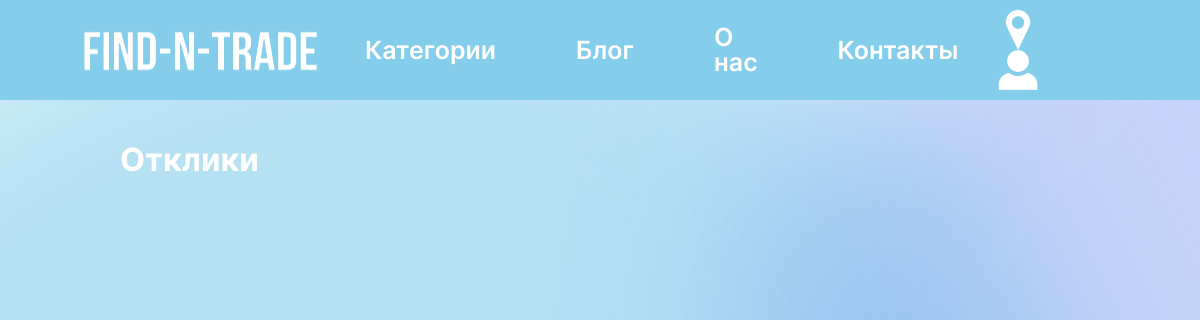
Page /responds/ (signed in) on the earlier database version.
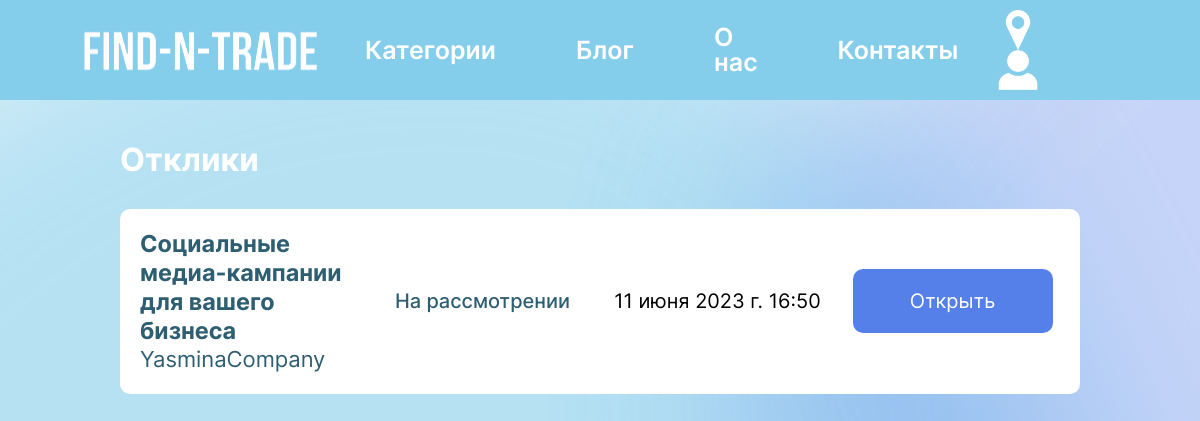
Same page on the later database version.
### main/models.py (models this page shows, shortened)
class Ad(models.Model):
    user= models.ForeignKey(CustomUser, blank=False, null=False, on_delete=models.CASCADE, related_name='creator')
    title= models.CharField(max_length=50, verbose_name="Title")
    company_name= models.CharField(max_length=50, blank=True, null=True, verbose_name="Company_name")
    description= models.TextField(verbose_name="Description")
    image_link = models.ImageField(upload_to=user_image_directory_path, blank=True, null=True,
                                   verbose_name="Ad image")
    cost= models.FloatField(verbose_name="Cost")
    responders= models.ManyToManyField(Respond, blank=True, null=True)
    create_date = models.DateField(auto_now_add=True, verbose_name="Creation date")
    edit_date = models.DateField(auto_now=True, verbose_name="Edit date")
    is_active = models.BooleanField(default=True, verbose_name="Active")
    category=models.ForeignKey(Category, blank=True, null=True, on_delete=models.CASCADE)

class CustomUser(AbstractBaseUser):
    id = models.AutoField(primary_key=True, verbose_name="ID")
    email = models.EmailField(unique=True, verbose_name="Email")
    name = models.CharField(max_length=26, verbose_name="Name")
    surname = models.CharField(max_length=26, verbose_name="Surname")
    profile = models.OneToOneField(Profile, on_delete=models.CASCADE, blank=True, null=True, verbose_name="Profile")
    reset_password_token = models.UUIDField(blank=True, null=True, default=None, verbose_name="Reset password token")
    date_joined = models.DateTimeField(auto_now_add=True)
    last_login = models.DateTimeField(auto_now=True, verbose_name="Last login")
    is_admin = models.BooleanField(default=False)
    is_active = models.BooleanField(default=True)
    is_staff = models.BooleanField(default=False)
    is_superuser = models.BooleanField(default=False)
    USERNAME_FIELD = "email"
    REQUIRED_FIELDS = ["name", "surname"]
    objects = CustomUserManager()

class Profile(models.Model):
    id = models.AutoField(primary_key=True, verbose_name="ID")
    city = models.CharField(max_length=15, blank=True, null=True, verbose_name="City")
    date_of_birth = models.DateField(max_length=15, blank=True, null=True, verbose_name='Date of birth')
    company_name=models.CharField(max_length=30, blank=True, null=True, verbose_name="Company name")
    description=models.TextField(blank=True, null=True, verbose_name="Description")
    phone_number = models.CharField(max_length=15, blank=True, null=True, verbose_name="Phone number")
    role = models.CharField(max_length=200, choices=Role.choices, verbose_name="Role")
    image_link = models.ImageField(upload_to=user_profile_directory_path, blank=True, null=True,
                                   verbose_name="Profile image")

class Respond(models.Model):
    user = models.ForeignKey(CustomUser, blank=False, null=False, on_delete=models.CASCADE, related_name='Respondent')
    state = models.CharField(max_length=200, choices=RespondState.choices, verbose_name="State")
    create_date= models.DateTimeField(auto_now_add=True, verbose_name="Creation date")

### main/views.py (the view)
# urls.py: path('responds/', views.RespondsListView.as_view(), name='responds'),
class RespondsListView(ListView):
    template_name = "main/responds.html"
    model = Ad
    def get_queryset(self):
        new_context = Ad.objects.filter(
            responders__user=self.request.user,
            is_active=True
        )
        return new_context

### main/templates/main/responds.html (shortened to what this page needs)
{% extends 'main/base.html' %}
{% load static %}
{% block content %}
<html>
<head>
     <link rel="stylesheet" href="{% static 'main/css/style_imported.css' %}">
</head>
<body class="responds">
    <main>
        <div class="otkliki">
            <h1>Отклики</h1>
            <div class="notifs">
                {% for i in object_list %}
                <div class="grid-container">
                    <div class="grid-item">
                        <h3>{{i.title}}</h3>
                        <p>{{i.user.profile.company_name}}</p>
                    </div>
                    <div class="grid-item" id="onwait">
                        {% for respond in i.responders.all %}
                            {% if respond.user == request.user %}
                                {{ respond.state }}
                            {% endif %}
                        {% endfor %}
                    </div>
                    <div class="grid-item">
                        {% for respond in i.responders.all %}
                            {% if respond.user == request.user %}
                                {{ respond.create_date }}
                            {% endif %}
                        {% endfor %}
                    </div>
                    <div class="grid-item">
                        <input type="button" value="Открыть">
                    </div>
                </div>
                {% endfor %}
            </div>
        </div>
    </main>
</body>
</html>
{% endblock %}

Differences in the rows shown:
now on this page (row unchanged): Ad: title "Социальные медиа-кампании для вашего бизнеса", user.profile.company_name "YasminaCompany"
added Respond: state "На рассмотрении", create_date "11 июня 2023 г. 16:50"
